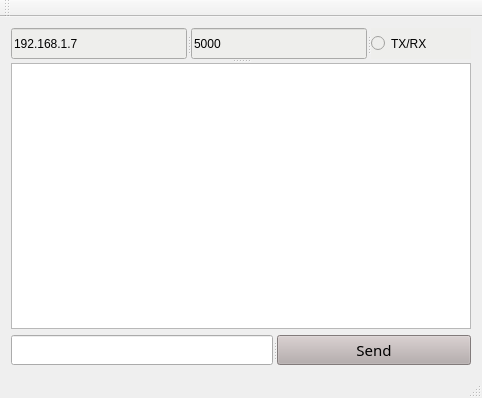
<?xml version="1.0" encoding="UTF-8"?>
<ui version="4.0">
 <class>MainWindow</class>
 <widget class="QMainWindow" name="MainWindow">
  <property name="geometry">
   <rect>
    <x>0</x>
    <y>0</y>
    <width>482</width>
    <height>398</height>
   </rect>
  </property>
  <property name="windowTitle">
   <string>MainWindow</string>
  </property>
  <widget class="QWidget" name="centralWidget">
   <layout class="QGridLayout" name="gridLayout">
    <item row="0" column="0">
     <widget class="QSplitter" name="splitter_2">
      <property name="orientation">
       <enum>Qt::Vertical</enum>
      </property>
      <widget class="QSplitter" name="splitter">
       <property name="orientation">
        <enum>Qt::Horizontal</enum>
       </property>
       <widget class="QLineEdit" name="lineEdit_Ip">
        <property name="styleSheet">
         <string notr="true">background-color:rgb(238, 238, 236);
font: 11pt &quot;Abyssinica SIL&quot;;
</string>
        </property>
        <property name="text">
         <string>192.168.1.7</string>
        </property>
        <property name="readOnly">
         <bool>false</bool>
        </property>
       </widget>
       <widget class="QLineEdit" name="lineEdit_port">
        <property name="styleSheet">
         <string notr="true">background-color:rgb(238, 238, 236);
font: 11pt &quot;Abyssinica SIL&quot;;
</string>
        </property>
        <property name="text">
         <string>5000</string>
        </property>
        <property name="readOnly">
         <bool>false</bool>
        </property>
       </widget>
       <widget class="QRadioButton" name="radioButton">
        <property name="styleSheet">
         <string notr="true">background-color:rgb(238, 238, 236);
font: 11pt &quot;Abyssinica SIL&quot;;
font: 3pt &quot;Ubuntu&quot;;
font: 8pt &quot;Ubuntu&quot;;


</string>
        </property>
        <property name="text">
         <string>TX/RX</string>
        </property>
        <property name="checkable">
         <bool>true</bool>
        </property>
        <property name="checked">
         <bool>false</bool>
        </property>
        <property name="autoRepeat">
         <bool>true</bool>
        </property>
       </widget>
      </widget>
      <widget class="QTextEdit" name="textEdit_display">
       <property name="readOnly">
        <bool>true</bool>
       </property>
      </widget>
     </widget>
    </item>
    <item row="1" column="0">
     <widget class="QSplitter" name="splitter_3">
      <property name="orientation">
       <enum>Qt::Horizontal</enum>
      </property>
      <widget class="QLineEdit" name="msgbar">
       <property name="text">
        <string/>
       </property>
      </widget>
      <widget class="QPushButton" name="send">
       <property name="font">
        <font>
         <family>Arial Black</family>
         <pointsize>11</pointsize>
         <weight>9</weight>
         <italic>false</italic>
         <bold>false</bold>
        </font>
       </property>
       <property name="styleSheet">
        <string notr="true">background-color: rgb(182, 172, 172);
font: 75 11pt &quot;Arial Black&quot;;</string>
       </property>
       <property name="text">
        <string>Send</string>
       </property>
      </widget>
     </widget>
    </item>
   </layout>
  </widget>
  <widget class="QMenuBar" name="menuBar">
   <property name="geometry">
    <rect>
     <x>0</x>
     <y>0</y>
     <width>482</width>
     <height>22</height>
    </rect>
   </property>
  </widget>
  <widget class="QToolBar" name="mainToolBar">
   <attribute name="toolBarArea">
    <enum>TopToolBarArea</enum>
   </attribute>
   <attribute name="toolBarBreak">
    <bool>false</bool>
   </attribute>
  </widget>
  <widget class="QStatusBar" name="statusBar"/>
 </widget>
 <layoutdefault spacing="6" margin="11"/>
 <resources/>
 <connections/>
</ui>
